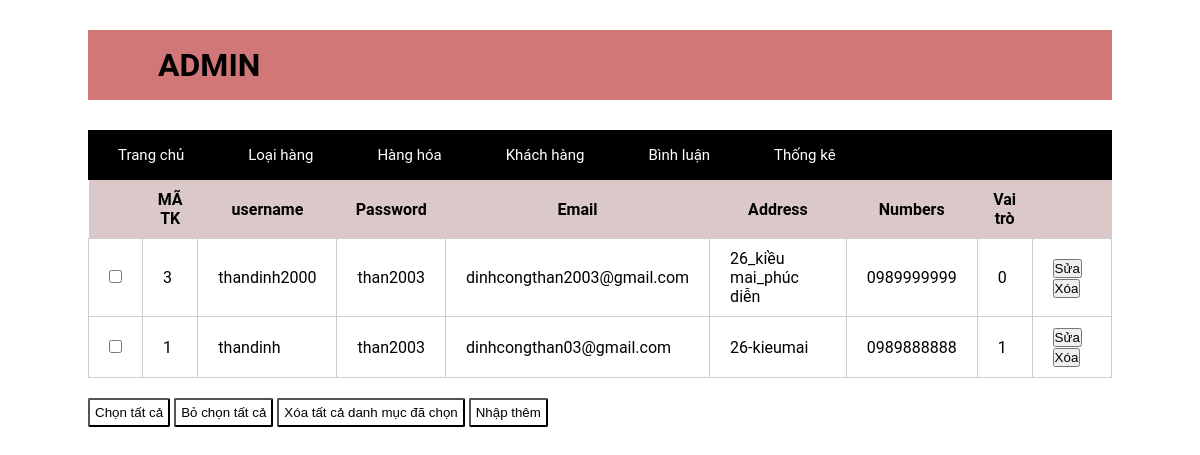
The app's page /admin/index.php?act=dskh with its own data.
### tables this page shows
CREATE TABLE `taikhoan` (
  `id` int(11) NOT NULL,
  `user` varchar(225) NOT NULL,
  `password` varchar(50) NOT NULL,
  `email` varchar(255) NOT NULL,
  `address` varchar(255) DEFAULT NULL,
  `tel` varchar(20) DEFAULT NULL,
  `role` tinyint(4) DEFAULT 0
);

### model/pdo.php (called while the page is built, shortened)
<?php
function pdo_get_connection(){
    $dburl = "mysql:host=localhost;dbname=duanmau;charset=utf8";
    $username = 'root';
    $password = '';
    $conn = new PDO($dburl, $username, $password);
    $conn->setAttribute(PDO::ATTR_ERRMODE, PDO::ERRMODE_EXCEPTION);
    return $conn;
}
function pdo_query($sql){
    $sql_args = array_slice(func_get_args(), 1);
    try{
        $conn = pdo_get_connection();
        $stmt = $conn->prepare($sql);
        $stmt->execute($sql_args);
        $rows = $stmt->fetchAll();
        return $rows;
    }
    catch(PDOException $e){
        throw $e;
    }
    finally{
        unset($conn);
    }
}

### model/taikhoan.php (called while the page is built, shortened)
<?php
function loadall_taikhoan(){
    $sql="select * from taikhoan order by id desc";
    $listtaikhoan=pdo_query($sql);
    return $listtaikhoan;
}
?>

### admin/taikhoan/list.php (the view)
<div class="container">
        <div class="table">
            <table>
                <tr>
                    <th></th>
                    <th>MÃ TK</th>
                    <th>username</th>
                    <th>Password</th>
                    <th>Email</th>
                    <th>Address</th>
                    <th>Numbers</th>
                    <th>Vai trò</th>
                    <th></th>
                </tr>
                <?php
        foreach ($listtaikhoan as $taikhoan) {
            extract($taikhoan);
            $suatk = "index.php?act=suatk&id=" . $id;
            $xoatk = "index.php?act=xoatk&id=". $id;
        echo '  <tr>
                    <td><input type="checkbox"></td>
                    <td>' . $id . '</td>
                    <td>' . $user . '</td>
                    <td>' . $password . '</td>
                    <td>' . $email . '</td>
                    <td>' . $address . '</td>
                    <td>' . $tel . '</td>
                    <td>' . $role . '</td>
                    <td>
                       <a href="'.$suatk.'"> <input type="button" value="Sửa"></a> <a href="'.$xoatk.'"><input type="button" value="Xóa"></a>
                    </td>
                </tr>';
}
?>
            </table>
        </div>
        <div class="btn">
            <input type="button" value="Chọn tất cả">
            <input type="button" value="Bỏ chọn tất cả">
            <input type="button" value="Xóa tất cả danh mục đã chọn">
            <a href="index.php?act=adddm"><input type="button" value="Nhập thêm"></a>
        </div>
    </div>

### layout/css/layout.css (style rules this page uses)
* { margin: 0; padding: 0; box-sizing: border-box; }
.container { margin: auto; width: 1024px; font-family: 'Roboto', sans-serif; }
.container { width: 1024px; margin: auto; }
.table table { width: 100%; border-collapse: collapse; }
.table table th { padding: 10px; background-color: rgb(219, 201, 201); }
.table table td { padding: 10px 20px; border: 1px solid #CCC; }
.btn input { margin: 20px 0; background-color: #fff; border-radius: 2px; padding: 5px 5px; }

### records on screen
taikhoan: id "3", user "thandinh2000", password "than2003", email "dinhcongthan2003@gmail.com", address "26_kiều mai_phúc diễn", tel "0989999999", role "0"
taikhoan: id "1", user "thandinh", password "than2003", email "dinhcongthan03@gmail.com", address "26-kieumai", tel "0989888888", role "1"
